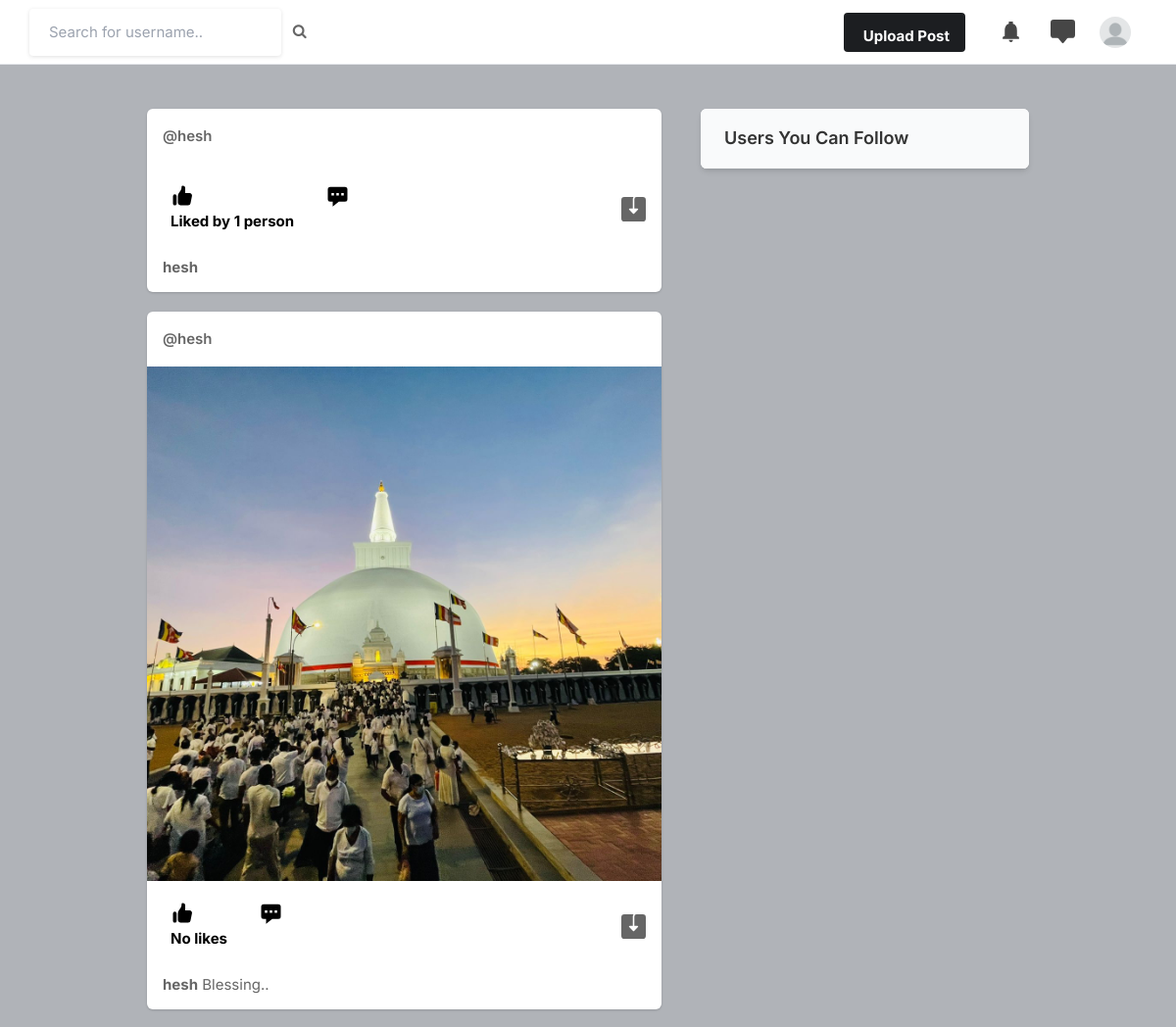
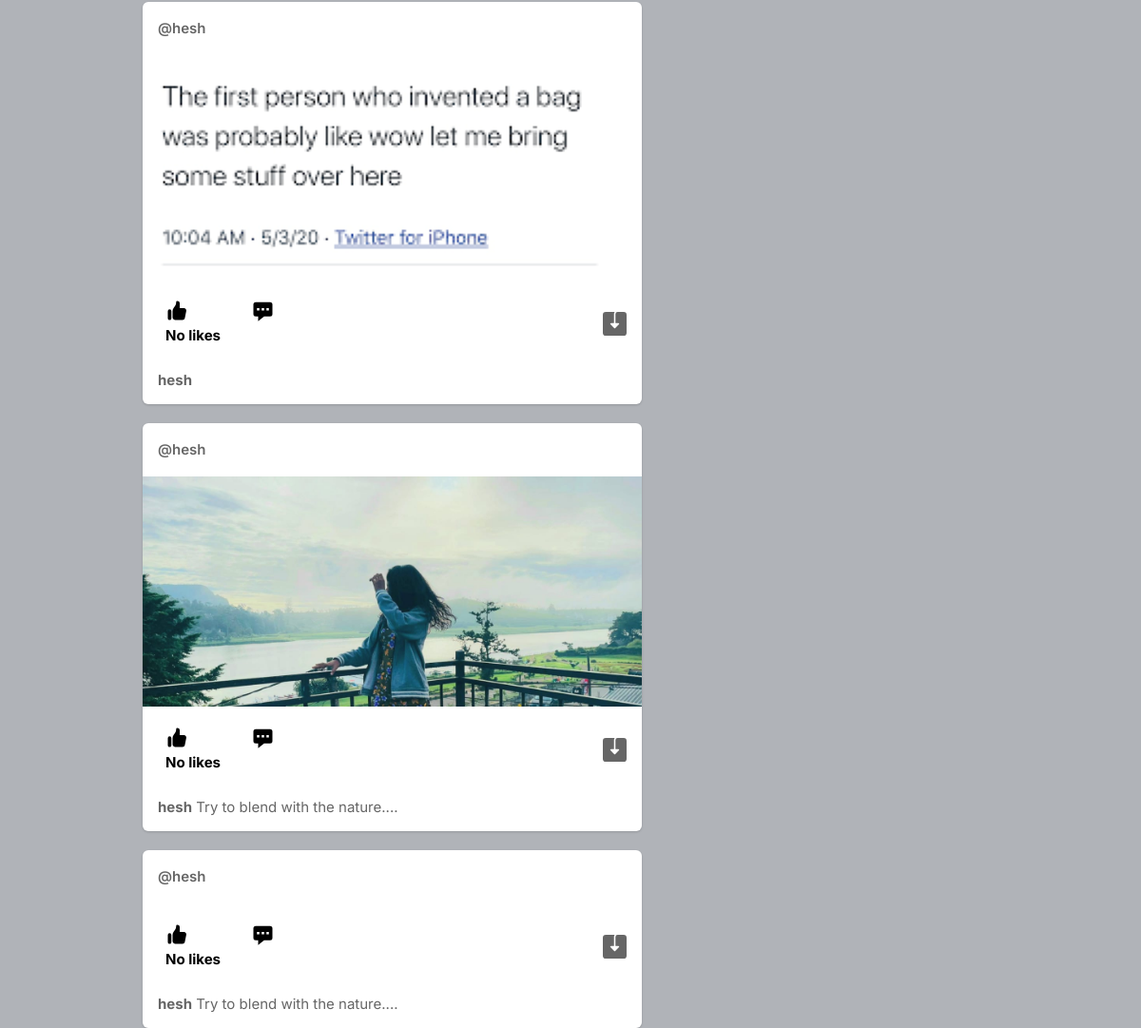
Screenshot of / (signed in) with the database file from the repository (2 pictures, top to bottom).
### members/models.py (models this page shows, shortened)
class Profile(models.Model):
    user = models.ForeignKey(User, on_delete=models.CASCADE)
    id_user = models.IntegerField()
    bio = models.TextField(blank=True)
    profileimg = models.ImageField(upload_to='profile_images', default='blank-profile-picture.png')
    location = models.CharField(max_length=100, blank=True)

class Post(models.Model):
    id = models.UUIDField(primary_key=True, default=uuid.uuid4)
    user = models.CharField(max_length=100)
    image = models.ImageField(upload_to='post_images')
    caption = models.TextField()
    created_at = models.DateTimeField(default=datetime.now)
    no_of_likes = models.IntegerField(default=0)

### members/views.py (the view)
# urls.py: path('', views.index, name='index'),
@login_required(login_url='signin')
def index(request):
    user_object = User.objects.get(username=request.user.username)
    user_profile = Profile.objects.get(user=user_object)
    user_following_list = []
    feed = []
    user_following = FollowersCount.objects.filter(follower=request.user.username)
    for users in user_following:
        user_following_list.append(users.user)
    for usernames in user_following_list:
        feed_lists = Post.objects.filter(user=usernames)
        feed.append(feed_lists)
    feed_list = list(chain(*feed))
    all_users = User.objects.all()
    user_following_all = []
    for user in user_following:
        user_list = User.objects.get(username=user.user)
        user_following_all.append(user_list)
    new_suggestions_list = [x for x in list(all_users) if (x not in list(user_following_all))]
    current_user = User.objects.filter(username=request.user.username)
    final_suggestions_list = [x for x in list(new_suggestions_list) if (x not in list(current_user))]
    random.shuffle(final_suggestions_list)
    username_profile = []
    username_profile_list = []
    for users in final_suggestions_list:
        username_profile.append(users.id)
    for ids in username_profile:
        profile_lists = Profile.objects.filter(id_user=ids)
        username_profile_list.append(profile_lists)
    suggestions_username_profile_list = list(chain(*username_profile_list))
    return render(request, 'index.html', {'user_profile': user_profile, 'posts': feed_list,
                                          'suggestions_username_profile_list': suggestions_username_profile_list[:4]})

### templates/index.html (shortened to what this page needs)
{% load static %}
<!DOCTYPE html>
<html lang="en">
<head>
    <link rel="stylesheet" href="{% static 'assets/css/icons.css' %}">
    <link rel="stylesheet" href="{% static 'assets/css/uikit.css' %}">
    <link rel="stylesheet" href="{% static 'assets/css/style.css' %}">
    <link rel="stylesheet" href="{% static 'assets/css/tailwind.css' %}">
    <link rel="stylesheet" href="https://cdnjs.cloudflare.com/ajax/libs/font-awesome/4.7.0/css/font-awesome.min.css">
</head>
<body>
            <header>
                <div class="header_inner">
                    <form action="/search" method="POST">
                    <div class="left-side">
                            <input type="text" name="username" placeholder="Search for username..">&nbsp; &nbsp;
                            <button type="submit"><i class="fa fa-search fa-1x"></i></button>
                    </div>
                    </form>
                    <div class="right-side lg:pr-4">
                        <a href="#"
                            class="bg-pink-500 flex font-bold hidden hover:bg-pink-600 hover:text-white inline-block items-center lg:block max-h-10 mr-4 px-4 py-2 rounded shado text-white">
                              Upload Post
                        </a>
                         <a href="#" class="header-links-item">
                        </a>
                         <a href="#" class="header-links-item">
                        </a>
                        <a href="#">
                            <img src="{{user_profile.profileimg.url}}" class="header-avatar" alt="">
                        </a>
                    </div>
                </div>
            </header>
            <div class="container m-auto">
                <div class="lg:flex justify-center lg:space-x-10 lg:space-y-0 space-y-5">
                    <div class="space-y-5 flex-shrink-0 lg:w-7/12">
                        {% for post in posts reversed %}
                        <div class="bg-white shadow rounded-md  -mx-2 lg:mx-0">
                            <div class="flex justify-between items-center px-4 py-3">
                                <div class="flex flex-1 items-center space-x-4">
                                    <span class="block font-semibold "><a href="/profile/{{post.user}}">@{{post.user}}</a></span>
                                </div>
                              <div>
                                <a href="#"> <i class="icon-feather-more-horizontal text-2xl hover:bg-gray-200 rounded-full p-2 transition -mr-1 "></i> </a>
                              </div>
                            </div>
                            <div uk-lightbox>
                                <a href="{{post.image.url}}">
                                    <img src="{{post.image.url}}" alt="">
                                </a>
                            </div>
                            <div class="py-3 px-4 space-y-3">
                                <div class="flex space-x-4 lg:font-bold">
                                    <a href="/like-post?post_id={{post.id}}" class="flex items-center space-x-2">
                                        <div class="p-2 rounded-full text-black">
                                            {% if post.no_of_likes == 0 %}
                                            <p>No likes</p>
                                            {% elif post.no_of_likes == 1 %}
                                            <p>Liked by {{post.no_of_likes}} person</p>
                                            {% else %}
                                            <p>Liked by {{post.no_of_likes}} people</p>
                                            {% endif %}
                                        </div>
                                    </a>
                                    <a style="display: inline-table;" href="#" class="flex items-center space-x-2">
                                        <div class="p-2 rounded-full text-black">
                                            <svg xmlns="http://www.w3.org/2000/svg" viewBox="0 0 20 20" fill="currentColor" width="25" height="25" class="">
                                                <path fill-rule="evenodd" d="M18 5v8a2 2 0 01-2 2h-5l-5 4v-4H4a2 2 0 01-2-2V5a2 2 0 012-2h12a2 2 0 012 2zM7 8H5v2h2V8zm2 0h2v2H9V8zm6 0h-2v2h2V8z" clip-rule="evenodd" />
                                            </svg>
                                        </div>
                                    </a>
                                    <a href="{{post.image.url}}" class="flex items-center space-x-2 flex-1 justify-end" download>
                                    </a>
                                </div>
                                <p>
                                    <a href="/profile/{{post.user}}"><strong>{{post.user}}</strong></a> {{post.caption}}
                                </p>
                            </div>
                        </div>
                        {% endfor %}
                    </div>
                    <div class="lg:w-5/12">
                        <div class="bg-white  shadow-md rounded-md overflow-hidden">
                            <div class="bg-gray-50  border-b border-gray-100 flex items-baseline justify-between py-4 px-6 ">
                                <h2 class="font-semibold text-lg">Users You Can Follow</h2>
                            </div>
                        </div>
                    </div>
                </div>
            </div>
</body>
</html>

### static/assets/css/style.css (style rules this page uses)
body { background-color: #B0B3B8!important; }
button { vertical-align: middle; }
input { height: 48px; line-height: 48px; padding: 0 20px; outline: none; font-size: 15px; color: #808080; max-width: 100%; width: 100%; -webkit-box-sizing: border-box; box-sizing: border-box; display: block; font-weight: 400; opacity: 1; border-radius: 4px; border: none; -webkit-box-shadow: 0 1px 4px 0px rgba(0, 0, 0, 0.12); box-shadow: 0 1px 4px 0px rgba(0, 0, 0, 0.12); }
input[type="text"], input[type="password"], input[type="email"], input[type="number"] { height: 48px; line-height: 48px; padding: 0 20px; outline: none; font-size: 15px; color: #808080; max-width: 100%; width: 100%; -webkit-box-sizing: border-box; box-sizing: border-box; display: block; font-weight: 400; opacity: 1; border-radius: 4px; border: none; -webkit-box-shadow: 0 1px 4px 0px rgba(0, 0, 0, 0.12); box-shadow: 0 1px 4px 0px rgba(0, 0, 0, 0.12); }
input { -webkit-transition: all 0.1s ease-in-out; transition: all 0.1s ease-in-out; }
::placeholder { color: #808080; opacity: 1; }
button { border: none; margin: 0; padding: 0; width: auto; overflow: visible; background: transparent; color: inherit; font: inherit; line-height: normal; cursor: pointer; }
a { color: #be185d; -webkit-transition: 0.3s; transition: 0.3s; outline: none !important; }
button { outline: none !important; }
img { max-width: 100%; }
body { color: #666; font-size: 15px; line-height: 27px; background-color: #f0f2f5; font-family: "Inter", sans-serif; text-transform: none; }
body p { font-size: 15px; line-height: 27px; }
h1, h2, h3, h4, h5, h6 { font-family: "Inter", sans-serif; text-transform: none; }
input[type="text"], input[type="password"], input[type="email"] { font-family: "Inter", sans-serif; text-transform: none; }
button, body .pac-container { font-family: "Inter", sans-serif; text-transform: none; }
h1, h2, h3, h4, h5, h6 { color: #333; font-weight: 500; margin: 0; padding: 0; }
h2 { font-size: 26px; }
b, strong { font-weight: 700 !important; }
@media (min-width: 1024px) { .container { max-width: 900px !important; padding-top: 45px; } }
header { background-color: #fff; left: 0; right: 0; top: 0; z-index: 99; height: 66px; display: -webkit-box; display: -ms-flexbox; display: flex; -webkit-box-align: center; -ms-flex-align: center; align-items: center; border-bottom: 1px solid #e5e7eb; }
header .header_inner { display: -webkit-box; display: -ms-flexbox; display: flex; -webkit-box-align: center; -ms-flex-align: center; align-items: center; max-width: 1090px; margin: auto; width: 100%; max-width: 100% !important; padding: 0 30px; }
header .header_inner .left-side { display: -webkit-box; display: -ms-flexbox; display: flex; -webkit-box-align: center; -ms-flex-align: center; align-items: center; }
header .header_inner .right-side { display: -webkit-box; display: -ms-flexbox; display: flex; -webkit-box-align: center; -ms-flex-align: center; align-items: center; -webkit-box-pack: end; -ms-flex-pack: end; justify-content: flex-end; margin-left: auto; }
header .header_inner .right-side .header-links-item { padding: 10px; margin-left: 8px; }
header .header_inner .right-side .header-links-item svg { width: 25px; height: 25px; color: #464646; }
header .header_inner .right-side .header-avatar { width: 32px; height: 32px; border-radius: 100%; margin-left: 15px; }

### rows the page displays
Profile: profileimg (placeholder picture)
Post: user "hesh", no_of_likes "1"
Post: user "hesh", image (picture), no_of_likes "No likes", caption "Blessing.."
Post: user "hesh", image (picture), no_of_likes "No likes"
Post: user "hesh", image (picture), no_of_likes "No likes", caption "Try to blend with the nature...."
Post: user "hesh", no_of_likes "No likes", caption "Try to blend with the nature...."
